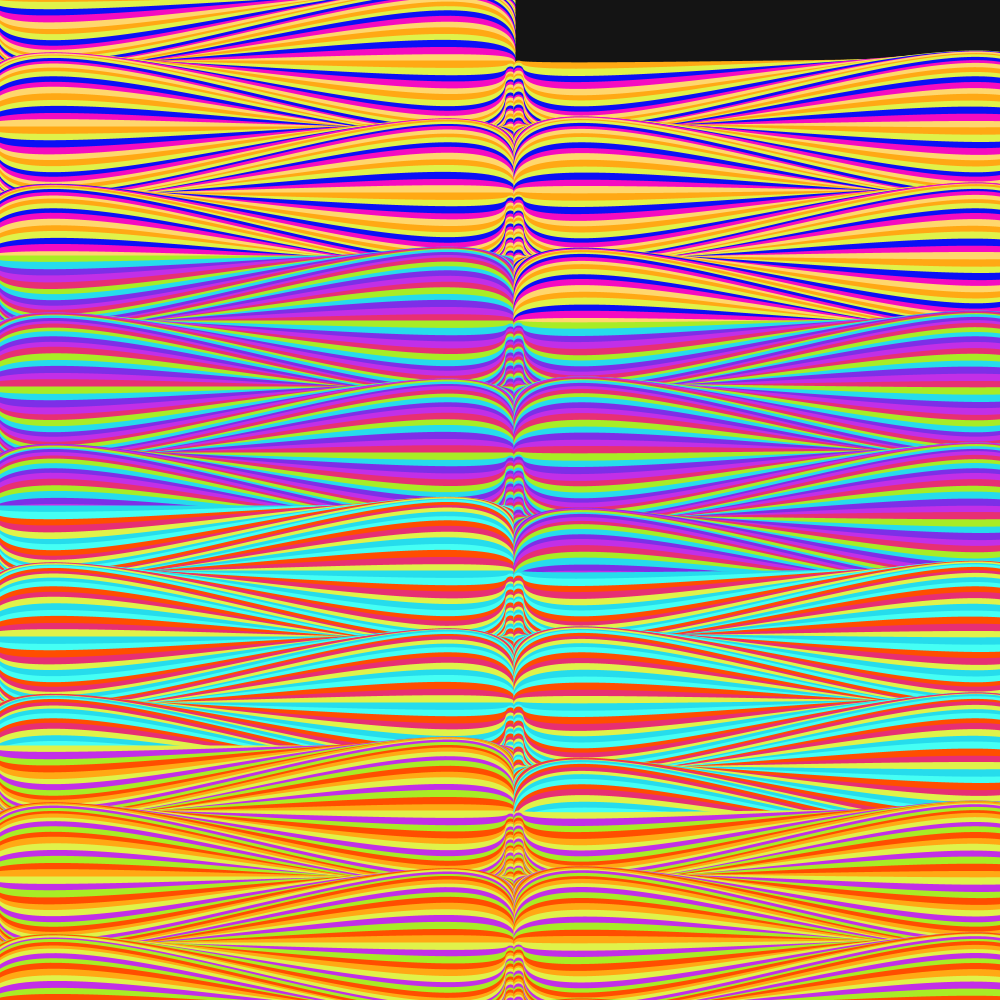
Frame 1 (no input)
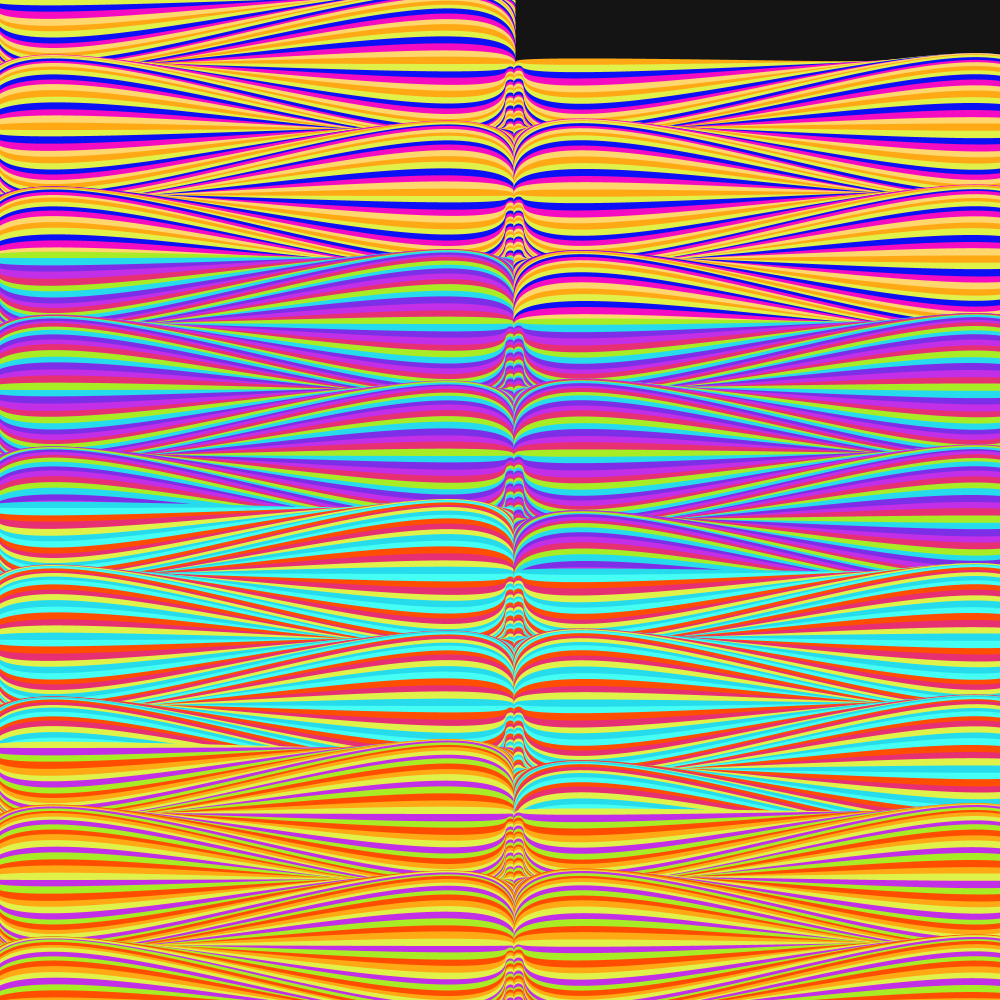
Frame 60 (the mouse pressed at the canvas centre just before this capture)
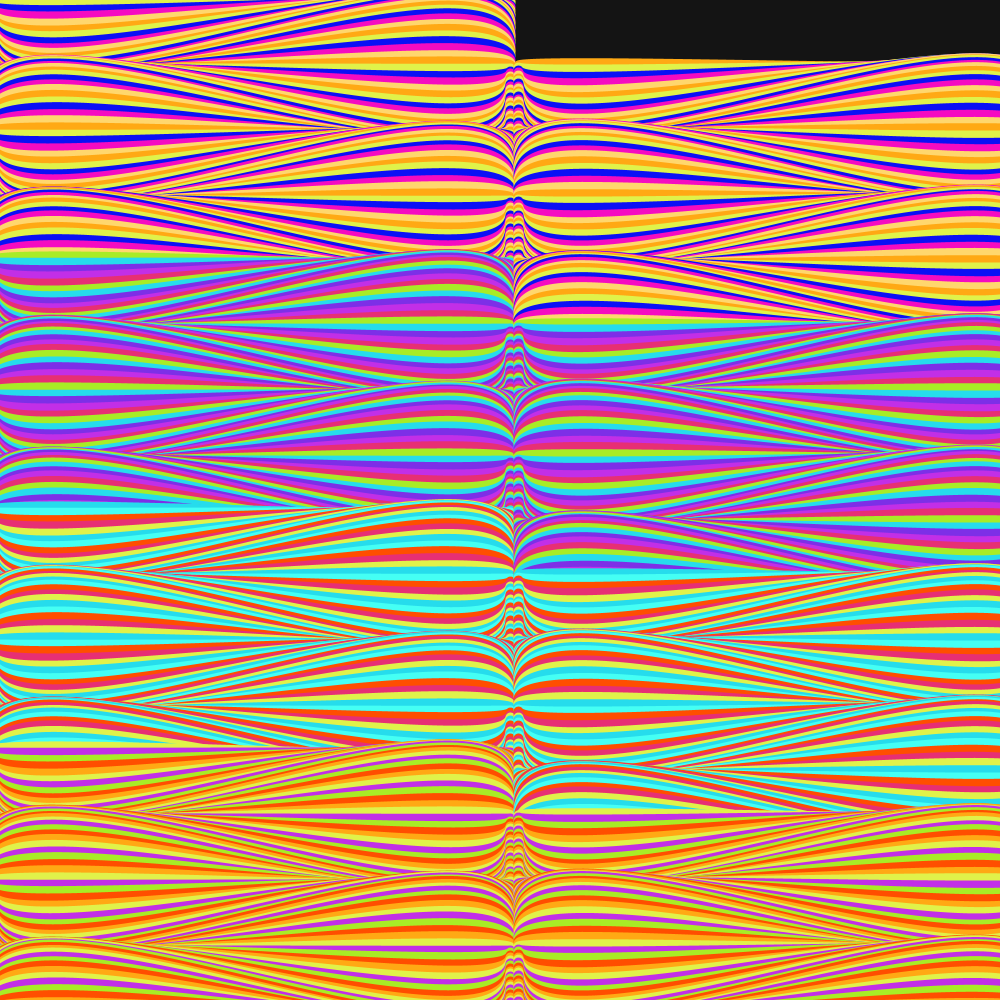
Frame 120 (the mouse held since frame 60 and released just before this capture)

The Processing sketch that drew these frames (run headless with seeded random() and noise(); from frame 60 on, the mouse is pressed at the canvas centre):

// Processing sketch: More_Beziermultiple
// ── More_Beziermultiple.pde
int num = 100;
int sw = 10;
float[] offSet = new float[num];
float offSetY = -150;
color bg = 20;
color s = #ffffff;
float theta, th;
color[] palette1 = {#a8ec26, #26dcec, #7d2fe7, #c22fe7, #e72f74};
color[] palette2 = {#ffa914, #e0f24a, #0b10f5, #f50bc1, #ffd76d};
color[] palette3 = {#26dcec, #45fff4, #ff4e00, #e72f74, #e0f24a};
color[] palette4 = {#e0f24a, #c22fe7, #a8ec26, #ff4e00, #ffa914};
int w = 500 ;

void setup() {
  size(1000, 1000);
  background(bg);
  noFill();
  strokeWeight(sw);

  for (int i=0; i<num; i++) {
    offSet[i]=th;
    th += (TWO_PI/num);
  }
}

void draw() {
  translate(0, 0);
  background(bg);
  stroke(s, 150);




  pushMatrix() ;
  for (int i=0; i<num; i++) {
    float y = ((100-offSetY)/(num-(num/20)))*i; // trying to get the lines starting off-screen
    float vari = map(sin(theta+offSet[i]*2), -1, 1, -120, 120);
    stroke(palette2[(int)i%5]);
    bezier(-sw, y, 0, y+vari, w, y-vari, w+sw, y);
  }
  popMatrix();

  pushMatrix() ;
  translate(0, 260);
  for (int i=0; i<num; i++) {
    float y = ((100-offSetY)/(num-(num/20)))*i; // trying to get the lines starting off-screen
    float vari = map(sin(theta+offSet[i]*2), -1, 1, -120, 120);
    stroke(palette1[(int)i%5]);
    bezier(-sw, y, 0, y+vari, w, y-vari, w+sw, y);
  }
  popMatrix();

  pushMatrix() ;
  translate(0, 510);
  for (int i=0; i<num; i++) {
    float y = ((100-offSetY)/(num-(num/20)))*i; // trying to get the lines starting off-screen
    float vari = map(sin(theta+offSet[i]*2), -1, 1, -120, 120);
    stroke(palette3[(int)i%5]);
    bezier(-sw, y, 0, y+vari, w, y-vari, w+sw, y);
  }
  popMatrix();

  pushMatrix() ;
  translate(0, 750);
  for (int i=0; i<num; i++) {
    float y = ((100-offSetY)/(num-(num/20)))*i; // trying to get the lines starting off-screen
    float vari = map(sin(theta+offSet[i]*2), -1, 1, -120, 120);
    stroke(palette4[(int)i%5]);
    bezier(-sw, y, 0, y+vari, w, y-vari, w+sw, y);
  }
  popMatrix();

  theta += 0.0523;

  pushMatrix();
  translate(width/2+28,65);
  pushMatrix() ;
  for (int i=0; i<num; i++) {
    float y = ((100-offSetY)/(num-(num/20)))*i; // trying to get the lines starting off-screen
    float vari = map(sin(theta+offSet[i]*2), -1, 1, -120, 120);
    stroke(palette2[(int)i%5]);
    bezier(-sw, y, 0, y+vari, w, y-vari, w+sw, y);
  }
  popMatrix();

  pushMatrix() ;
  translate(0, 260);
  for (int i=0; i<num; i++) {
    float y = ((100-offSetY)/(num-(num/20)))*i; // trying to get the lines starting off-screen
    float vari = map(sin(theta+offSet[i]*2), -1, 1, -120, 120);
    stroke(palette1[(int)i%5]);
    bezier(-sw, y, 0, y+vari, w, y-vari, w+sw, y);
  }
  popMatrix();

  pushMatrix() ;
  translate(0, 510);
  for (int i=0; i<num; i++) {
    float y = ((100-offSetY)/(num-(num/20)))*i; // trying to get the lines starting off-screen
    float vari = map(sin(theta+offSet[i]*2), -1, 1, -120, 120);
    stroke(palette3[(int)i%5]);
    bezier(-sw, y, 0, y+vari, w, y-vari, w+sw, y);
  }
  popMatrix();

  pushMatrix() ;
  translate(0, 750);
  for (int i=0; i<num; i++) {
    float y = ((100-offSetY)/(num-(num/20)))*i; // trying to get the lines starting off-screen
    float vari = map(sin(theta+offSet[i]*2), -1, 1, -120, 120);
    stroke(palette4[(int)i%5]);
    bezier(-sw, y, 0, y+vari, w, y-vari, w+sw, y);
  }
  popMatrix();
  popMatrix();
  theta += 0.0523;
}
